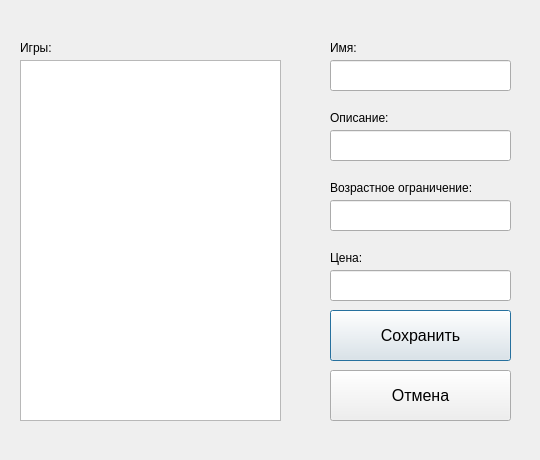
<?xml version="1.0" encoding="UTF-8"?>
<ui version="4.0">
 <class>EditGameDialog</class>
 <widget class="QDialog" name="EditGameDialog">
  <property name="geometry">
   <rect>
    <x>0</x>
    <y>0</y>
    <width>540</width>
    <height>460</height>
   </rect>
  </property>
  <property name="windowTitle">
   <string>Редактор игр</string>
  </property>
  <widget class="QListWidget" name="lst_Games">
   <property name="geometry">
    <rect>
     <x>20</x>
     <y>60</y>
     <width>261</width>
     <height>361</height>
    </rect>
   </property>
  </widget>
  <widget class="QLineEdit" name="le_Name">
   <property name="geometry">
    <rect>
     <x>330</x>
     <y>60</y>
     <width>181</width>
     <height>31</height>
    </rect>
   </property>
  </widget>
  <widget class="QLineEdit" name="le_Description">
   <property name="geometry">
    <rect>
     <x>330</x>
     <y>130</y>
     <width>181</width>
     <height>31</height>
    </rect>
   </property>
  </widget>
  <widget class="QLabel" name="lbl_Name">
   <property name="geometry">
    <rect>
     <x>330</x>
     <y>40</y>
     <width>55</width>
     <height>16</height>
    </rect>
   </property>
   <property name="text">
    <string>Имя:</string>
   </property>
  </widget>
  <widget class="QLabel" name="lbl_Description">
   <property name="geometry">
    <rect>
     <x>330</x>
     <y>110</y>
     <width>181</width>
     <height>16</height>
    </rect>
   </property>
   <property name="text">
    <string>Описание:</string>
   </property>
  </widget>
  <widget class="QLineEdit" name="le_Price">
   <property name="geometry">
    <rect>
     <x>330</x>
     <y>270</y>
     <width>181</width>
     <height>31</height>
    </rect>
   </property>
  </widget>
  <widget class="QLabel" name="lbl_Price">
   <property name="geometry">
    <rect>
     <x>330</x>
     <y>250</y>
     <width>55</width>
     <height>16</height>
    </rect>
   </property>
   <property name="text">
    <string>Цена:</string>
   </property>
  </widget>
  <widget class="QLabel" name="lb_Age_Restriction">
   <property name="geometry">
    <rect>
     <x>330</x>
     <y>180</y>
     <width>171</width>
     <height>16</height>
    </rect>
   </property>
   <property name="text">
    <string>Возрастное ограничение:</string>
   </property>
  </widget>
  <widget class="QLineEdit" name="le_Age_Restriction">
   <property name="geometry">
    <rect>
     <x>330</x>
     <y>200</y>
     <width>181</width>
     <height>31</height>
    </rect>
   </property>
  </widget>
  <widget class="QPushButton" name="btn_Save">
   <property name="geometry">
    <rect>
     <x>330</x>
     <y>310</y>
     <width>181</width>
     <height>51</height>
    </rect>
   </property>
   <property name="font">
    <font>
     <pointsize>12</pointsize>
    </font>
   </property>
   <property name="text">
    <string>Сохранить</string>
   </property>
  </widget>
  <widget class="QPushButton" name="btn_Cancel">
   <property name="geometry">
    <rect>
     <x>330</x>
     <y>370</y>
     <width>181</width>
     <height>51</height>
    </rect>
   </property>
   <property name="font">
    <font>
     <pointsize>12</pointsize>
    </font>
   </property>
   <property name="text">
    <string>Отмена</string>
   </property>
  </widget>
  <widget class="QLabel" name="lbl_Games">
   <property name="geometry">
    <rect>
     <x>20</x>
     <y>40</y>
     <width>55</width>
     <height>16</height>
    </rect>
   </property>
   <property name="text">
    <string>Игры:</string>
   </property>
  </widget>
 </widget>
 <resources/>
 <connections/>
</ui>
